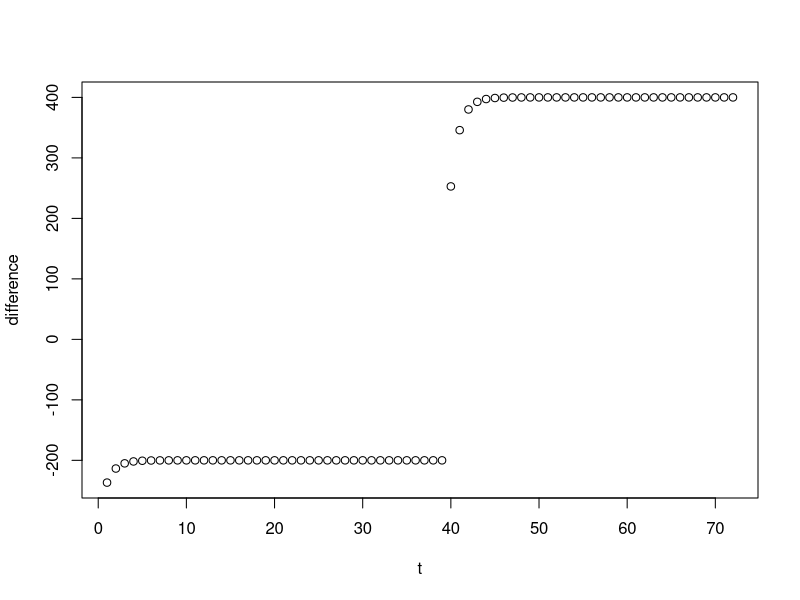
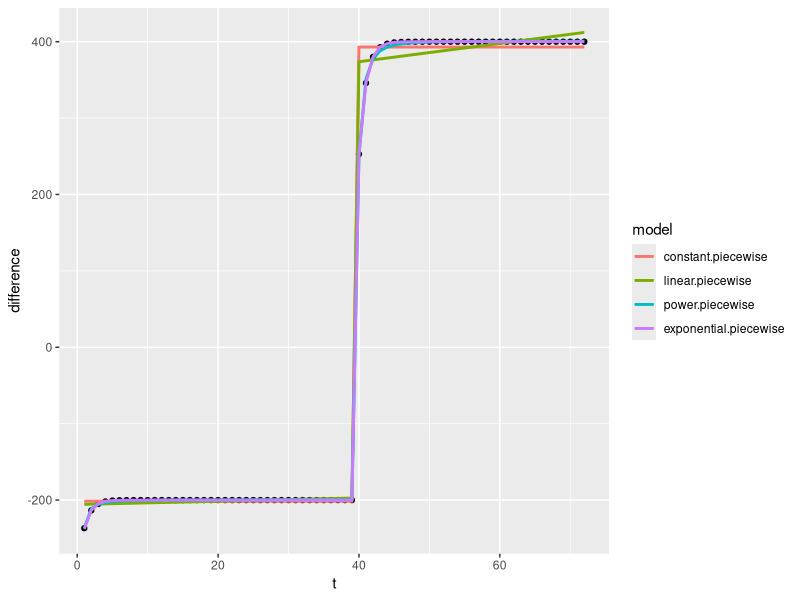

Recreate these plots in R, in order.
library(DEoptim)
library(ggplot2)

# get data loaded in ####
model.data <- read.csv('generated_data/extracted-data-niw.csv')

##likelihood Normal, equal sd##

log.likelihood<-function(x,mu){
  sigma=10
  return(dnorm(x,mu,sigma,log=T))
}

likelihood<-function(data, mu){
  log.lik<-sum(mapply(log.likelihood,data,mu))
  return(log.lik)
}

##Model predit##
linear.model.predict<-function(t,a,b){
  rt<-a+b*t
  return(rt)
}

constant.model.predict<-function(s){
  rt<-s
  return(rt)
}

exponential.model.predict<-function(t,a,b,c){
  rt<-a+b*exp(c*t)
  return(rt)
}
power.model.predict<-function(t,a,b,c){
  rt<-a+b*t^(c)
  return(rt)
}
constant.piecewise.model.predict<-function(t,a,b,c){
  if(t<c){
    rt<-a
  }
  if(t>=c){
    rt<-b
  }
  return(rt)
}
linear.piecewise.model.predict<-function(t,a,b,c,d,e){
  if(t < c){
    rt <-a + b*t
  }
  if(t >= c){
    rt <-d + e*(t-c+1)
  }
  return(rt)
}
exponential.piecewise.model.predict<-function(t,a,b,c,d,e,f,g){
  if(t<d){
    rt<-a+b*exp(c*t)
  }
  if(t>=d){
    rt<-e+f*exp(g*(t-d+1))
  }
  return(rt)
}
power.piecewise.model.predict<-function(t,a,b,c,d,e,f,g){
  if(t<d){
    rt<-a + b*t^(c)
  }
  if(t>=d){
    rt<-e + f*(t-d+1)^(g)
  }
  return(rt)
}



##fit function##
subject.fit.MLE<-function(subject.data){
  
  subject.data<-subject.data
  
  constant.fit<-function(params){
    t<-subject.data$t
    a<-params[1]
    subject.data$model.predict<-mapply(constant.model.predict,a)
    lik<-likelihood(subject.data$difference, subject.data$model.predict)
    return(-lik)
  }
  
  linear.fit<-function(params){
    t<-subject.data$t
    a<-params[1]
    b<-params[2]
    subject.data$model.predict<-mapply(linear.model.predict,t,a,b)
    lik<-likelihood(subject.data$difference, subject.data$model.predict)
    return(-lik)
  }
  
  exponential.fit<-function(params){
    t<-subject.data$t
    a<-params[1]
    b<-params[2]
    c<-params[3]
    subject.data$model.predict<-mapply(exponential.model.predict,t,a,b,c)
    lik<-likelihood(subject.data$difference, subject.data$model.predict)
    return(-lik)
  }
  
  power.fit<-function(params){
    t<-subject.data$t
    a<-params[1]
    b<-params[2]
    c<-params[3]
    d<-params[4]
    subject.data$model.predict<-mapply(power.model.predict,t,a,b,c)
    lik<-likelihood(subject.data$difference, subject.data$model.predict)
    return(-lik)
  }
  
  constant.piecewise.fit<-function(params){
    t<-subject.data$t
    a<-params[1]
    b<-params[2]
    c<-params[3]
    subject.data$model.predict<-mapply(constant.piecewise.model.predict,t,a,b,c)
    lik<-likelihood(subject.data$difference, subject.data$model.predict)
    return(-lik)
  }
  
  linear.piecewise.fit<-function(params){
    t<-subject.data$t
    a<-params[1]
    b<-params[2]
    c<-params[3]
    d<-params[4]
    e<-params[5]
    subject.data$model.predict<-mapply(linear.piecewise.model.predict,t,a,b,c,d,e)
    lik<-likelihood(subject.data$difference, subject.data$model.predict)
    return(-lik)
  }
  
  exponential.piecewise.fit<-function(params){
    t<-subject.data$t
    a<-params[1]
    b<-params[2]
    c<-params[3]
    d<-params[4]
    e<-params[5]
    f<-params[6]
    g<-params[7]
    subject.data$model.predict<-mapply(exponential.piecewise.model.predict,t,a,b,c,d,e,f,g)
    lik<-likelihood(subject.data$difference, subject.data$model.predict)
    return(-lik)
  }
  
  power.piecewise.fit<-function(params){
    t<-subject.data$t
    a<-params[1]
    b<-params[2]
    c<-params[3]
    d<-params[4]
    e<-params[5]
    f<-params[6]
    g<-params[7]
    h<-params[8]
    i<-params[9]
    subject.data$model.predict<-mapply(power.piecewise.model.predict,t,a,b,c,d,e,f,g)
    lik<-likelihood(subject.data$difference, subject.data$model.predict)
    return(-lik)
  }
  
  # constant<-DEoptim(constant.fit, lower=c(-2001),upper=c(2001))
  # linear<-DEoptim(linear.fit,lower=c(-2001, -27),upper=c(2001,27))
  # exponential<-DEoptim(exponential.fit,lower=c(-2001,-5,-1),upper=c(2001,5,0))
  # power<-DEoptim(power.fit,lower=c(-2001,-5,-1),upper=c(2001,0,0))
  constant.piecewise    <- DEoptim(constant.piecewise.fit,    lower = c(-2001,-2001,0),                          upper=c(2001,2001,72))
  linear.piecewise      <- DEoptim(linear.piecewise.fit,      lower = c(-2001,-27,0,-2001,-27),                  upper=c(2001,27,72,2001,27))
  exponential.piecewise <- DEoptim(exponential.piecewise.fit, lower = c(-2001,-1000, -25, 0, -2001, -1000, -25), upper=c(2001,1000,0,72,2001,1000,0))
  power.piecewise       <- DEoptim(power.piecewise.fit,       lower = c(-2001,-1000, -25, 0, -2001, -1000, -25), upper=c(2001,1000,0,72,2001,1000,0))
  
  # constant.values<-list('intercept'=constant$optim$bestmem[1], 'Likelihood'=constant$optim$bestval)
  # linear.values<-list ('intercept'=linear$optim$bestmem[1],'slope'=linear$optim$bestmem[2], 'Likelihood'=linear$optim$bestval)
  # exponential.values<-list('intercept'=exponential$optim$bestmem[1], 'base'= exponential$optim$bestmem[2],'rate'=exponential$optim$bestmem[3], 'Likelihood'=exponential$optim$bestval)
  # power.values<-list('intercept'=power$optim$bestmem[1],'base'=power$optim$bestmem[2],'rate'=power$optim$bestmem[3],'Likelihood'=power$optim$bestval)
  constant.piecewise.values<-list('intercept'=constant.piecewise$optim$bestmem[1],'intercept.2'=constant.piecewise$optim$bestmem[2],'split'=constant.piecewise$optim$bestmem[3], 'Likelihood'=constant.piecewise$optim$bestval)
  linear.piecewise.values<-list('intercept'=linear.piecewise$optim$bestmem[1], 'slope'=linear.piecewise$optim$bestmem[2], 'split'= linear.piecewise$optim$bestmem[3],'intercept.2'=linear.piecewise$optim$bestmem[4], 'slope.2'=linear.piecewise$optim$bestmem[5],  'Likelihood'=linear.piecewise$optim$bestval)
  exponential.piecewise.values<-list('intercept'=exponential.piecewise$optim$bestmem[1],'base'=exponential.piecewise$optim$bestmem[2], 'rate'=exponential.piecewise$optim$bestmem[3],'split'=exponential.piecewise$optim$bestmem[4],'intercept.2'= exponential.piecewise$optim$bestmem[5], 'base.2'=exponential.piecewise$optim$bestmem[6],'rate.2'=exponential.piecewise$optim$bestmem[7],   'Likelihood'=exponential.piecewise$optim$bestval)
  power.piecewise.values<-list('intercept'=power.piecewise$optim$bestmem[1], 'base' = power.piecewise$optim$bestmem[2], 'rate'=power.piecewise$optim$bestmem[3],'split'=power.piecewise$optim$bestmem[4],'intercept.2'= power.piecewise$optim$bestmem[5], 'base.2'=power.piecewise$optim$bestmem[6], 'rate.2'=power.piecewise$optim$bestmem[7],'Likelihood'=power.piecewise$optim$bestval)
  
  out <-list(
    # 'constant'=constant.values,
    # 'linear'=linear.values,
    # 'exponential'=exponential.values,
    # 'power'=power.values,
    constant.piecewise=constant.piecewise.values,
    linear.piecewise=linear.piecewise.values,
    power.piecewise=power.piecewise.values,
    exponential.piecewise=exponential.piecewise.values
  )
  
  return(out)
}

# fake data to verify that power law is working
fake.data <- data.frame(t=1:72)
fake.data$difference <- sapply(fake.data$t,function(x){ return(exponential.piecewise.model.predict(x, -200, -100, -1, 40, 400, -400, -1)) })
plot(difference ~ t, data=fake.data)
## run test case ####
which.subject <- 185
subject.data <- subset(model.data, subject==which.subject)
subject.data <- fake.data
fit <- subject.fit.MLE(subject.data)

line.fit <- expand.grid(t=1:72, model=c('constant.piecewise', 'linear.piecewise', 'power.piecewise', 'exponential.piecewise'))

line.fit$difference <- mapply(function(m,t){
  if(m == 'constant.piecewise'){
    return(constant.piecewise.model.predict(t,
                                            fit$constant.piecewise$intercept,
                                            fit$constant.piecewise$intercept.2,
                                            fit$constant.piecewise$split))
  }
  if(m == 'linear.piecewise'){
    return(linear.piecewise.model.predict(t,
                                          fit$linear.piecewise$intercept,
                                          fit$linear.piecewise$slope,
                                          fit$linear.piecewise$split,
                                          fit$linear.piecewise$intercept.2,
                                          fit$linear.piecewise$slope.2))
  }
  if(m == 'exponential.piecewise'){
    return(exponential.piecewise.model.predict(t,
                                            fit$exponential.piecewise$intercept,
                                            fit$exponential.piecewise$base,
                                            fit$exponential.piecewise$rate,
                                            fit$exponential.piecewise$split,
                                            fit$exponential.piecewise$intercept.2,
                                            fit$exponential.piecewise$base.2,
                                            fit$exponential.piecewise$rate.2))
  }
  if(m == 'power.piecewise'){
    return(power.piecewise.model.predict(t,
                                         fit$power.piecewise$intercept,
                                         fit$power.piecewise$base,
                                         fit$power.piecewise$rate,
                                         fit$power.piecewise$split,
                                         fit$power.piecewise$intercept.2,
                                         fit$power.piecewise$base.2,
                                         fit$power.piecewise$rate.2))
  }
},line.fit$model, line.fit$t)

ggplot(subject.data, aes(x=t, y=difference)) + 
  geom_point()+
  geom_line(data=line.fit, aes(color=model), size=1)
